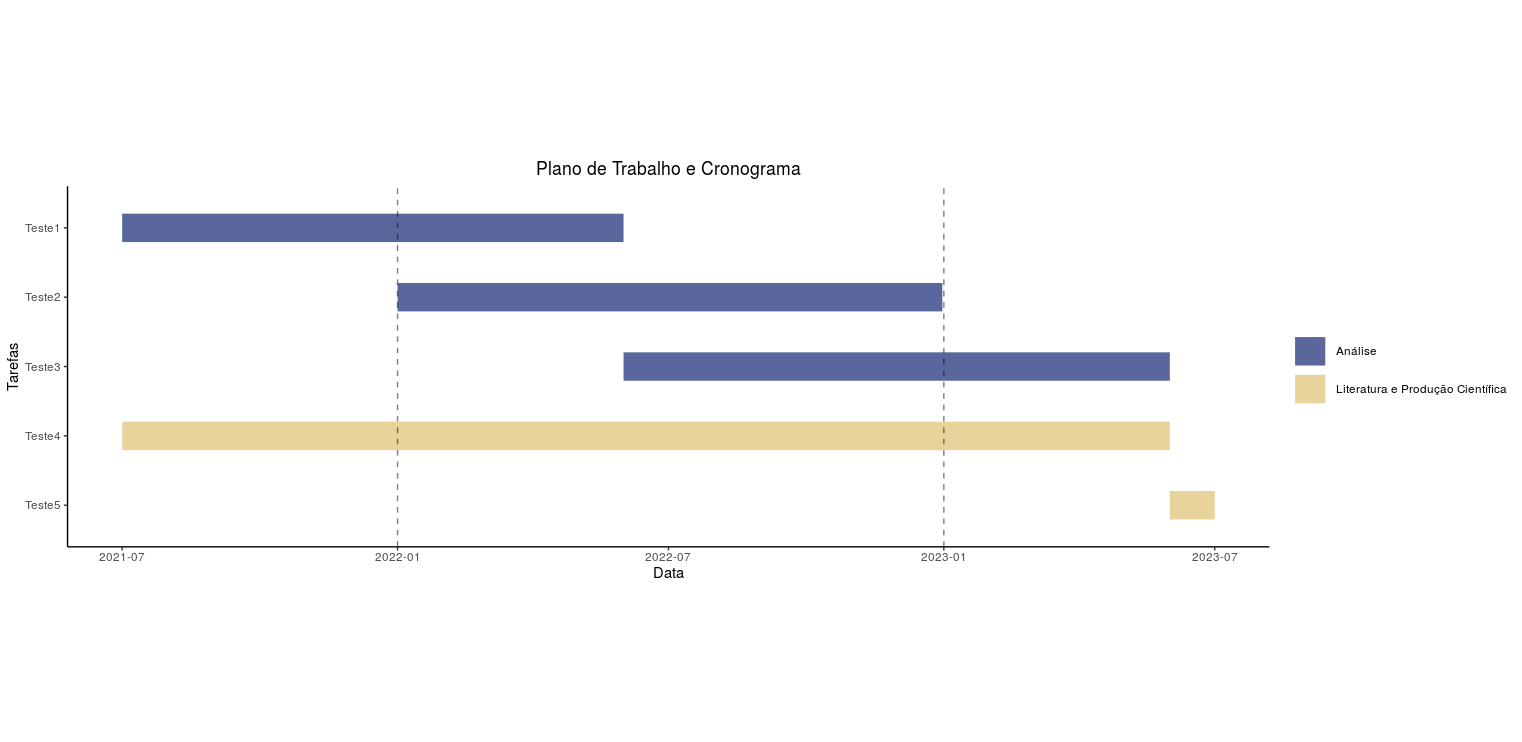

R code for this plot:
# Gantt visualization in R
library(tidyverse)

# Building data
df <- data.frame(task=c("Teste1", "Teste2", "Teste3", "Teste4", "Teste5"), 
                 start=c("2021-07-01", "2022-01-01", "2022-06-01", "2021-07-01", "2023-06-01"),
                 end=c("2022-06-01", "2022-12-31", "2023-06-01", "2023-06-01", "2023-07-01"), 
                 type=c("Análise", "Análise", "Análise", "Literatura e Produção Científica", "Literatura e Produção Científica"))

# Transforming datastime format
df <- df %>% 
  mutate(start = as.Date(start), end = as.Date(end))


# Tidying data
df_tidy <- df %>%
  pivot_longer(c(start, end), names_to = "data_type", values_to = "date")


# Viz --
pal <- c("#59679C", "#E8D49B")

# Gantt plot
ggplot(df_tidy) +
  geom_line(aes(fct_rev(fct_inorder(task)), date, color=type), size=10) +
  geom_hline(yintercept=as.Date("2022-01-01"), colour="black", linetype="dashed", alpha = 0.5) +
  geom_hline(yintercept=as.Date("2023-01-01"), colour="black", linetype="dashed", alpha = 0.5) +
  scale_color_manual(values = pal) +
  coord_flip() +
  labs(title="Plano de Trabalho e Cronograma",
       x = "Tarefas",
       y = "Data") +
  theme_classic() +
  theme(
    legend.title = element_blank(),
    plot.title = element_text(hjust = 0.5),
    aspect.ratio = .3)
